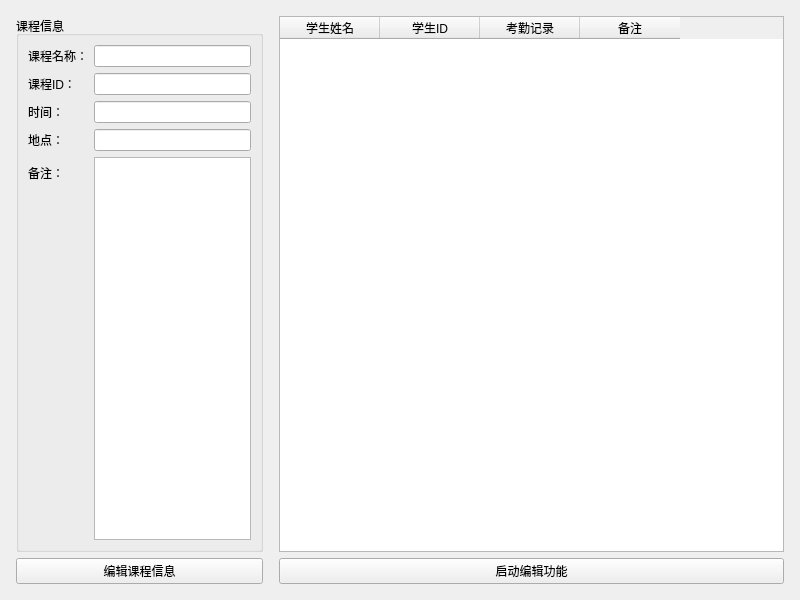
<?xml version="1.0" encoding="UTF-8"?>
<ui version="4.0">
 <class>inClass</class>
 <widget class="QWidget" name="inClass">
  <property name="geometry">
   <rect>
    <x>0</x>
    <y>0</y>
    <width>800</width>
    <height>600</height>
   </rect>
  </property>
  <property name="windowTitle">
   <string>CyberPodium(PC)</string>
  </property>
  <layout class="QHBoxLayout" name="horizontalLayout" stretch="1,2">
   <property name="spacing">
    <number>6</number>
   </property>
   <item>
    <widget class="QWidget" name="left_wdg" native="true">
     <layout class="QVBoxLayout" name="verticalLayout_2" stretch="1,0">
      <property name="leftMargin">
       <number>5</number>
      </property>
      <property name="topMargin">
       <number>5</number>
      </property>
      <property name="rightMargin">
       <number>5</number>
      </property>
      <property name="bottomMargin">
       <number>5</number>
      </property>
      <item>
       <widget class="QGroupBox" name="groupBoxCourseInfo">
        <property name="enabled">
         <bool>true</bool>
        </property>
        <property name="title">
         <string>课程信息</string>
        </property>
        <layout class="QFormLayout">
         <item row="0" column="0">
          <widget class="QLabel" name="labelCourseName">
           <property name="text">
            <string>课程名称：</string>
           </property>
          </widget>
         </item>
         <item row="0" column="1">
          <widget class="QLineEdit" name="lineEditCourseName"/>
         </item>
         <item row="1" column="0">
          <widget class="QLabel" name="labelCourseID">
           <property name="text">
            <string>课程ID：</string>
           </property>
          </widget>
         </item>
         <item row="1" column="1">
          <widget class="QLineEdit" name="lineEditCourseID">
           <property name="enabled">
            <bool>true</bool>
           </property>
          </widget>
         </item>
         <item row="2" column="0">
          <widget class="QLabel" name="labelTime">
           <property name="text">
            <string>时间：</string>
           </property>
          </widget>
         </item>
         <item row="2" column="1">
          <widget class="QLineEdit" name="lineEditTime"/>
         </item>
         <item row="3" column="0">
          <widget class="QLabel" name="labelLocation">
           <property name="text">
            <string>地点：</string>
           </property>
          </widget>
         </item>
         <item row="3" column="1">
          <widget class="QLineEdit" name="lineEditLocation"/>
         </item>
         <item row="4" column="0">
          <widget class="QLabel" name="labelNotes">
           <property name="text">
            <string>备注：</string>
           </property>
          </widget>
         </item>
         <item row="4" column="1">
          <widget class="QTextEdit" name="textEditNotes"/>
         </item>
        </layout>
       </widget>
      </item>
      <item>
       <widget class="QPushButton" name="btnEditCourse">
        <property name="text">
         <string>编辑课程信息</string>
        </property>
       </widget>
      </item>
     </layout>
    </widget>
   </item>
   <item>
    <widget class="QWidget" name="right_wdg" native="true">
     <layout class="QVBoxLayout" name="verticalLayout_3" stretch="3,0">
      <property name="leftMargin">
       <number>5</number>
      </property>
      <property name="topMargin">
       <number>5</number>
      </property>
      <property name="rightMargin">
       <number>5</number>
      </property>
      <property name="bottomMargin">
       <number>5</number>
      </property>
      <item>
       <widget class="QTableWidget" name="tableWidgetAttendance">
        <property name="enabled">
         <bool>true</bool>
        </property>
        <column>
         <property name="text">
          <string>学生姓名</string>
         </property>
        </column>
        <column>
         <property name="text">
          <string>学生ID</string>
         </property>
        </column>
        <column>
         <property name="text">
          <string>考勤记录</string>
         </property>
        </column>
        <column>
         <property name="text">
          <string>备注</string>
         </property>
        </column>
       </widget>
      </item>
      <item>
       <widget class="QPushButton" name="btnEditRemarks">
        <property name="text">
         <string>启动编辑功能</string>
        </property>
       </widget>
      </item>
     </layout>
    </widget>
   </item>
  </layout>
 </widget>
 <resources/>
 <connections/>
</ui>
